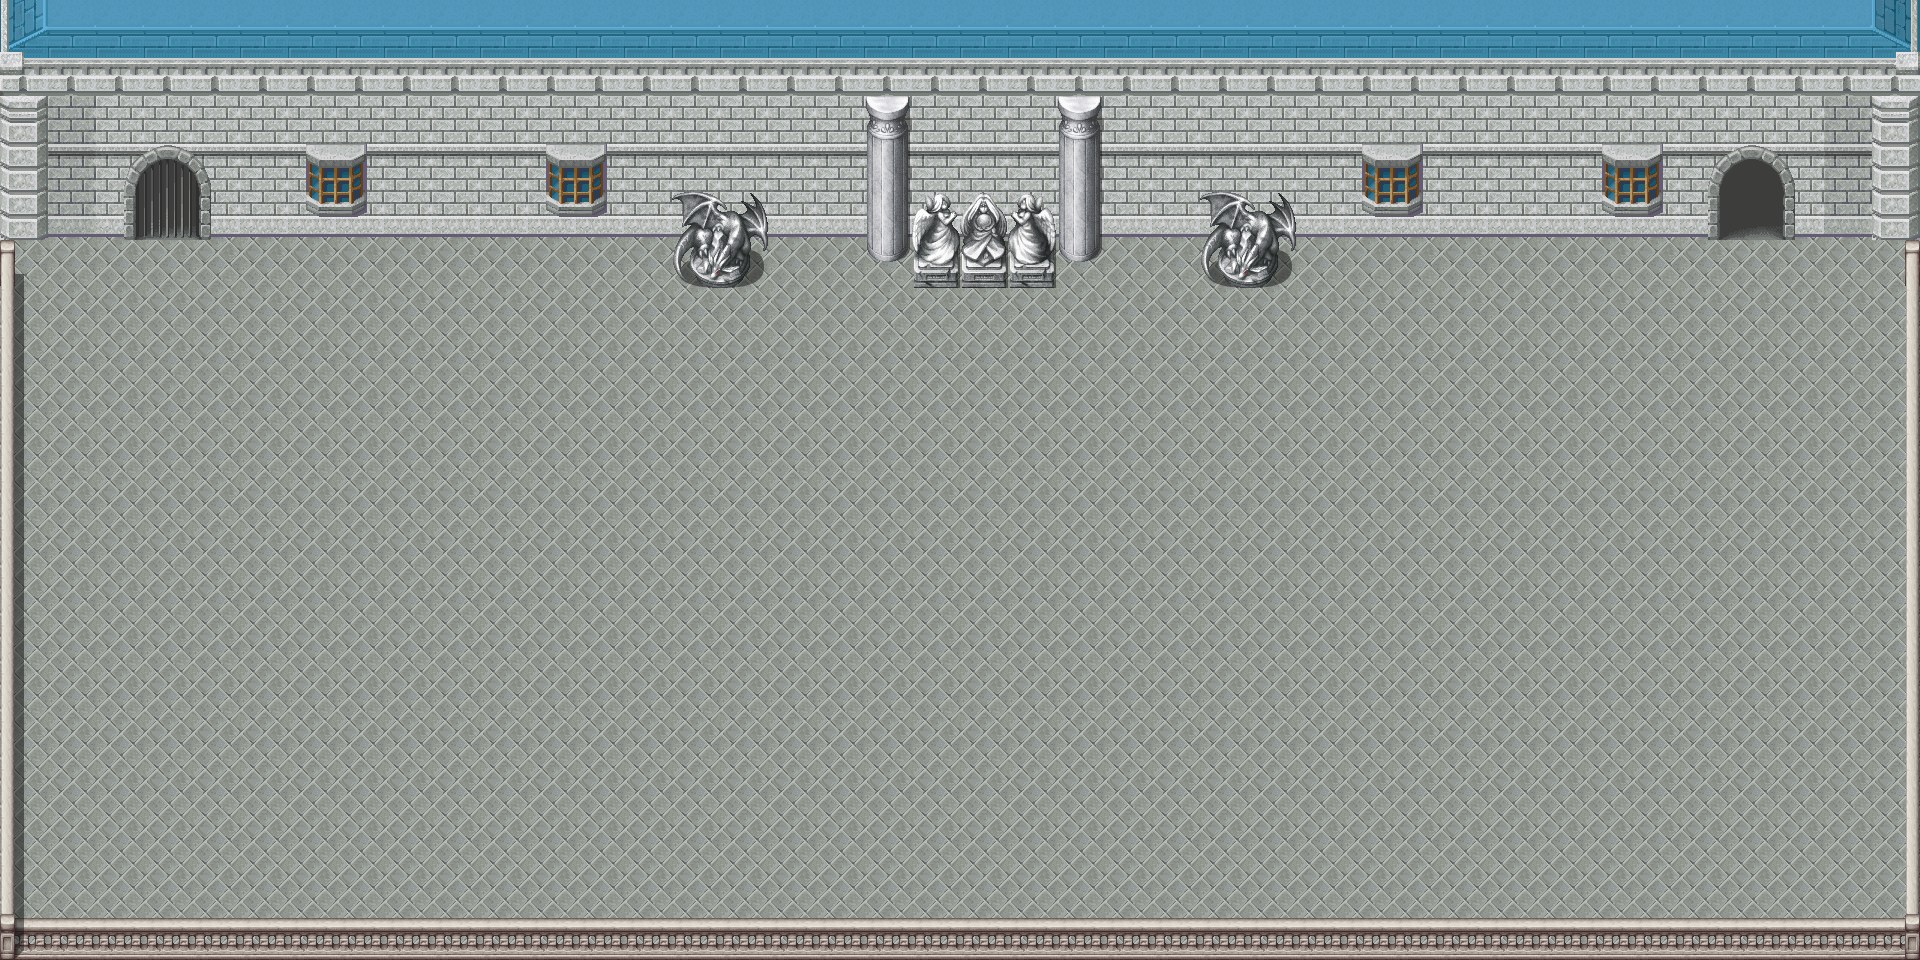

Tiled map render using the project's own tile images. Description and the map definition, with tile-layer contents summarised, below:
An orthogonal 40x20 tile map with 48x48 px tiles, 3 tile layers (Слой тайлов 1, Слой тайлов 2, Слой тайлов 3) and 26 objects (13x enemy, 7x solid, 4x healthRecovery, Teleport, player).

<map version="1.8" tiledversion="1.8.4" orientation="orthogonal" renderorder="right-down" width="40" height="20" tilewidth="48" tileheight="48" infinite="0" nextlayerid="5" nextobjectid="28">
 <tileset firstgid="1" source="Tailset0.tsx" />
 <layer id="1" name="Слой тайлов 1" width="40" height="20">
  <data>[800 cells, 800 non-empty, 1 distinct tile ids]</data>
 </layer>
 <layer id="2" name="Слой тайлов 2" width="40" height="20">
  <data>[800 cells, 267 non-empty, 22 distinct tile ids]</data>
 </layer>
 <layer id="3" name="Слой тайлов 3" width="40" height="20">
  <data>[800 cells, 53 non-empty, 32 distinct tile ids]</data>
 </layer>
 <objectgroup id="4" name="Слой объектов 1">
  <object id="1" type="solid" x="3" y="2" width="1914" height="234" />
  <object id="2" type="solid" x="672" y="236" width="97" height="49" />
  <object id="3" type="solid" x="867" y="238" width="234" height="49" />
  <object id="4" type="solid" x="1201" y="237" width="94" height="47" />
  <object id="5" type="solid" x="1" y="240.333" width="12.3333" height="718.333" />
  <object id="6" type="solid" x="1906.5" y="241.167" width="12.3333" height="718.333" />
  <object id="7" type="solid" x="14.75" y="918.5" width="1889.25" height="40.75" />
  <object id="8" name="Tp11" type="Teleport" x="1703.5" y="240" width="93" height="24" />
  <object id="9" name="player" x="122" y="268" width="100" height="100" />
  <object id="10" name="enemy2" type="enemy" x="536" y="299" width="100" height="110" />
  <object id="11" name="enemy2" type="enemy" x="540" y="459" width="100" height="110" />
  <object id="12" name="enemy2" type="enemy" x="542" y="613" width="100" height="110" />
  <object id="13" name="enemy2" type="enemy" x="542" y="779" width="100" height="110" />
  <object id="14" name="enemy2" type="enemy" x="860" y="323" width="100" height="110" />
  <object id="15" name="enemy2" type="enemy" x="862" y="455" width="100" height="110" />
  <object id="16" name="enemy2" type="enemy" x="864" y="587" width="100" height="110" />
  <object id="17" name="enemy2" type="enemy" x="864" y="773" width="100" height="110" />
  <object id="18" name="enemy2" type="enemy" x="1310" y="297" width="100" height="110" />
  <object id="19" name="enemy2" type="enemy" x="1312" y="421" width="100" height="110" />
  <object id="20" name="enemy2" type="enemy" x="1314" y="543" width="100" height="110" />
  <object id="21" name="enemy2" type="enemy" x="1318" y="677" width="100" height="110" />
  <object id="22" name="enemy2" type="enemy" x="1434" y="795" width="100" height="110" />
  <object id="23" name="healthRecovery" x="280" y="287.333" width="32" height="32" />
  <object id="24" name="healthRecovery" x="148" y="432.667" width="32" height="32" />
  <object id="26" name="healthRecovery" x="966.667" y="290" width="32" height="32" />
  <object id="27" name="healthRecovery" x="1851.33" y="410.667" width="32" height="32" />
 </objectgroup>
</map>
